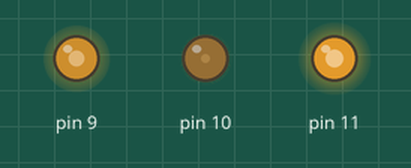
The sketch below on a simulated Arduino Uno, built with avr-gcc and run on an emulated ATmega328P. Parts: output pins drawn as LEDs (lit = HIGH).

Above: at 0.1 s.
Timing chart, 0 to 1.6 s (numbered marks = the images above):
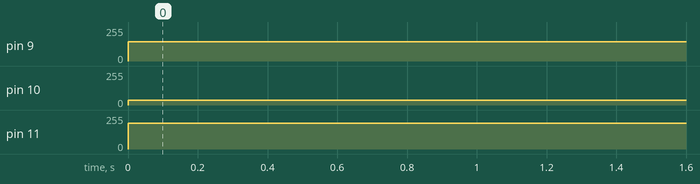

Measured:
- by itself, pin 9: 0/255 → 144/255 at 0.00 s
- by itself, pin 10: 0/255 → 34/255 at 0.00 s
- by itself, pin 11: 0/255 → 192/255 at 0.00 s

The sketch:

Robotics_11RGBcolorSelector.ino
```cpp
/*
Analog Output
The RGB will combine different tones of red, green and blue to display an specific color. The intensity of each color must be a number between 0 and 255
due to Arduino uses 8 bits for analog output.
*/

void setup() {
  // put your setup code here, to run once:
pinMode(11,OUTPUT);
pinMode(10,OUTPUT);
pinMode(9,OUTPUT);
}

void loop() {

  //Here the intensity of each color is selected
  analogWrite(11,192); //Blue
  analogWrite(10,34); //Green
  analogWrite(9,144);  //Red
  //The result of this combination is a light tonality of purple
}
```
